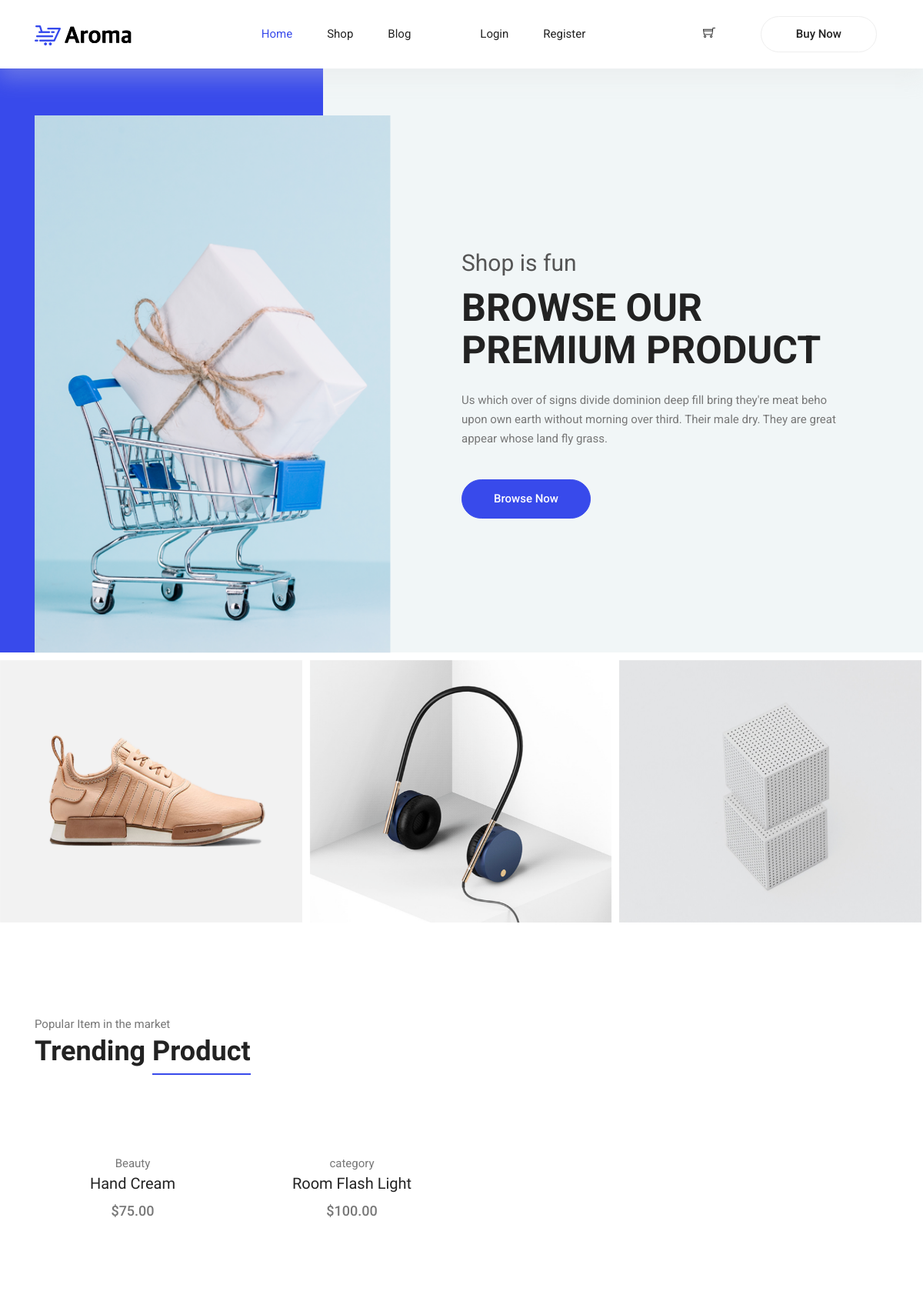
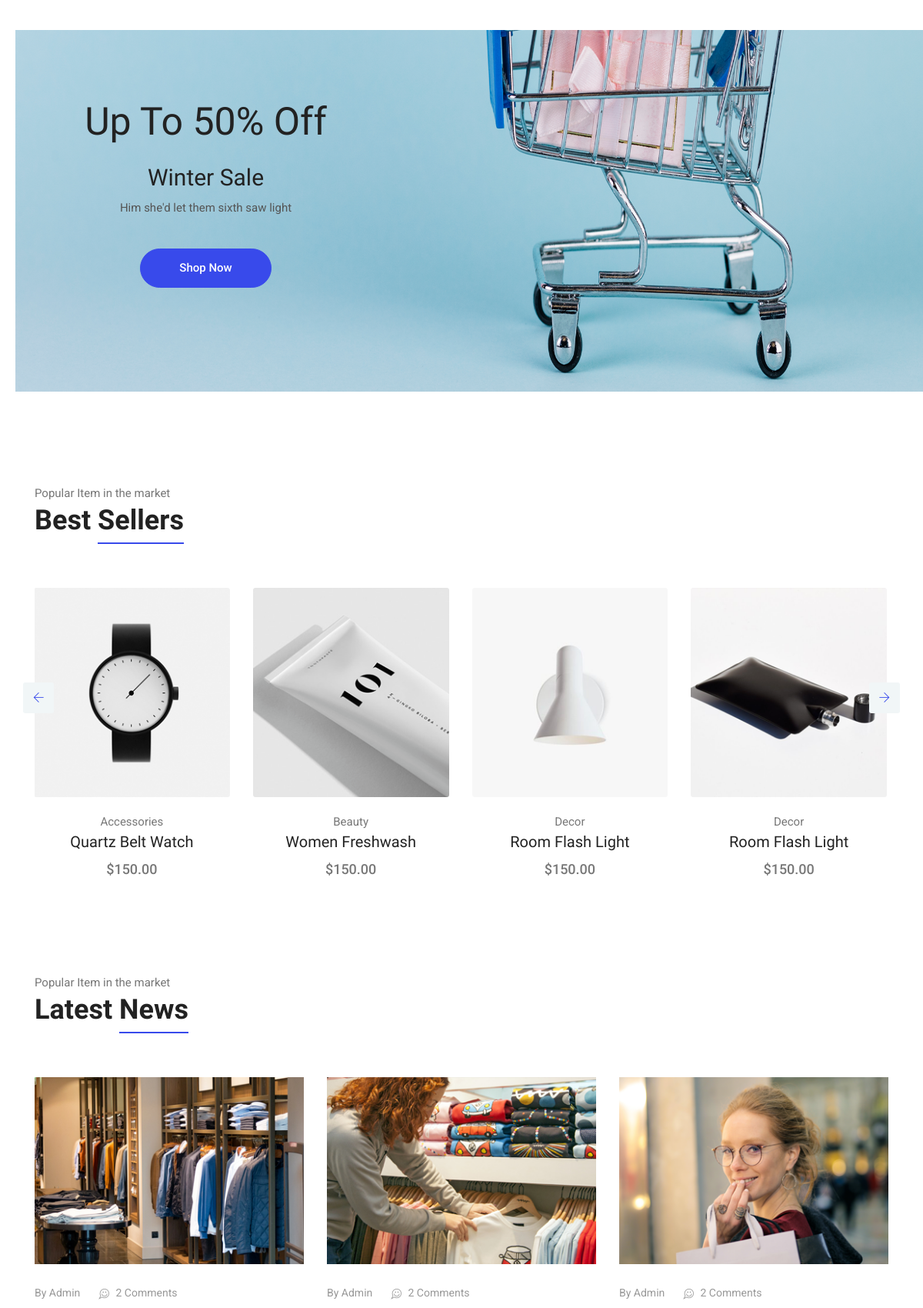
The page / (upper part) on the database its author committed (2 pictures, top to bottom).
### product/models.py (models this page shows, shortened)
class Product(models.Model):
    title = models.CharField(unique=True, max_length=50, null=False)
    price = models.DecimalField(max_digits=10, decimal_places=2)
    category = models.CharField(max_length=20, null=False, default='new category')
    availibility = models.CharField(max_length=20, default='In stock')
    description = models.CharField(max_length=500, null=False, default='description')
    image = models.ImageField(null=True, blank = True, upload_to='./image', verbose_name='image')

### product/views.py (the view)
# urls.py: path('', Homeviews.as_view(), name='home'),
class Homeviews(ListView):
    model = Product
    template_name = 'index.html'
    context_object_name = 'products'

### templates/index.html (shortened to what this page needs)
{% extends 'base.html'%}
{% load static %}
{% block content %}
  <main class="site-main">
    <section class="hero-banner">
      <div class="container">
        <div class="row no-gutters align-items-center pt-60px">
          <div class="col-5 d-none d-sm-block">
            <div class="hero-banner__img">
              <img class="img-fluid" src="{% static 'img/home/hero-banner.png'%}" alt="">
            </div>
          </div>
          <div class="col-sm-7 col-lg-6 offset-lg-1 pl-4 pl-md-5 pl-lg-0">
            <div class="hero-banner__content">
              <h4>Shop is fun</h4>
              <h1>Browse Our Premium Product</h1>
              <p>Us which over of signs divide dominion deep fill bring they're meat beho upon own earth without morning over third. Their male dry. They are great appear whose land fly grass.</p>
              <a class="button button-hero" href="#">Browse Now</a>
            </div>
          </div>
        </div>
      </div>
    </section>
    <section class="section-margin mt-0">
      <div class="owl-carousel owl-theme hero-carousel">
        <div class="hero-carousel__slide">
          <img src="{% static 'img/home/hero-slide1.png'%}" alt="" class="img-fluid">
        </div>
        <div class="hero-carousel__slide">
          <img src="{% static 'img/home/hero-slide2.png'%}" alt="" class="img-fluid">
        </div>
        <div class="hero-carousel__slide">
          <img src="{% static 'img/home/hero-slide3.png'%}" alt="" class="img-fluid">
        </div>
      </div>
    </section>
    <section class="section-margin calc-60px">
      <div class="container">
        <div class="section-intro pb-60px">
          <p>Popular Item in the market</p>
          <h2>Trending <span class="section-intro__style">Product</span></h2>
        </div>
        <div class="row">
          {% for product in products %}
          <div class="col-md-6 col-lg-4 col-xl-3">
            <div class="card text-center card-product">
              <div class="card-product__img">
              </div>
              <div class="card-body">
                <p>{{ product.category }}</p>
                <h4 class="card-product__title"><a href="{% url 'product-detail' product.pk %}">{{ product.title }}</a></h4>
                <p class="card-product__price">${{ product.price }}</p>
              </div>
            </div>
          </div>
          {% endfor %}
        </div>
      </div>
    </section>
    <section class="offer" id="parallax-1" data-anchor-target="#parallax-1" data-300-top="background-position: 20px 30px" data-top-bottom="background-position: 0 20px">
      <div class="container">
        <div class="row">
          <div class="col-xl-5">
            <div class="offer__content text-center">
              <h3>Up To 50% Off</h3>
              <h4>Winter Sale</h4>
              <p>Him she'd let them sixth saw light</p>
              <a class="button button--active mt-3 mt-xl-4" href="#">Shop Now</a>
            </div>
          </div>
        </div>
      </div>
    </section>
    <section class="section-margin calc-60px">
      <div class="container">
        <div class="section-intro pb-60px">
          <p>Popular Item in the market</p>
          <h2>Best <span class="section-intro__style">Sellers</span></h2>
        </div>
        <div class="owl-carousel owl-theme" id="bestSellerCarousel">
          <div class="card text-center card-product">
            <div class="card-product__img">
              <img class="img-fluid" src="{% static 'img/product/product1.png'%}" alt="">
            </div>
            <div class="card-body">
              <p>Accessories</p>
              <h4 class="card-product__title"><a href="single-product.html">Quartz Belt Watch</a></h4>
              <p class="card-product__price">$150.00</p>
            </div>
          </div>
          <div class="card text-center card-product">
            <div class="card-product__img">
              <img class="img-fluid" src="{% static 'img/product/product2.png'%}" alt="">
            </div>
            <div class="card-body">
              <p>Beauty</p>
              <h4 class="card-product__title"><a href="single-product.html">Women Freshwash</a></h4>
              <p class="card-product__price">$150.00</p>
            </div>
          </div>
          <div class="card text-center card-product">
            <div class="card-product__img">
              <img class="img-fluid" src="{% static 'img/product/product3.png'%}" alt="">
            </div>
            <div class="card-body">
              <p>Decor</p>
              <h4 class="card-product__title"><a href="single-product.html">Room Flash Light</a></h4>
              <p class="card-product__price">$150.00</p>
            </div>
          </div>
          <div class="card text-center card-product">
            <div class="card-product__img">
              <img class="img-fluid" src="{% static 'img/product/product4.png'%}" alt="">
            </div>
            <div class="card-body">
              <p>Decor</p>
              <h4 class="card-product__title"><a href="single-product.html">Room Flash Light</a></h4>
              <p class="card-product__price">$150.00</p>
            </div>
          </div>
        </div>
      </div>
    </section>
    <section class="blog">
      <div class="container">
        <div class="section-intro pb-60px">
          <p>Popular Item in the market</p>
          <h2>Latest <span class="section-intro__style">News</span></h2>
        </div>
        <div class="row">
          <div class="col-md-6 col-lg-4 mb-4 mb-lg-0">
            <div class="card card-blog">
              <div class="card-blog__img">
                <img class="card-img rounded-0" src="{% static 'img/blog/blog1.png'%}" alt="">
              </div>
              <div class="card-body">
                <ul class="card-blog__info">
                  <li><a href="#">By Admin</a></li>
                  <li><a href="#"><i class="ti-comments-smiley"></i> 2 Comments</a></li>
                </ul>
              </div>
            </div>
          </div>
          <div class="col-md-6 col-lg-4 mb-4 mb-lg-0">
            <div class="card card-blog">
              <div class="card-blog__img">
                <img class="card-img rounded-0" src="{% static 'img/blog/blog2.png'%}" alt="">
              </div>
              <div class="card-body">
                <ul class="card-blog__info">
                  <li><a href="#">By Admin</a></li>
                  <li><a href="#"><i class="ti-comments-smiley"></i> 2 Comments</a></li>
                </ul>
              </div>
            </div>
          </div>
          <div class="col-md-6 col-lg-4 mb-4 mb-lg-0">
            <div class="card card-blog">
              <div class="card-blog__img">
                <img class="card-img rounded-0" src="{% static 'img/blog/blog3.png'%}" alt="">
              </div>
              <div class="card-body">
                <ul class="card-blog__info">
                  <li><a href="#">By Admin</a></li>
                  <li><a href="#"><i class="ti-comments-smiley"></i> 2 Comments</a></li>
                </ul>
              </div>
            </div>
          </div>
        </div>
      </div>
    </section>
  </main>
{% endblock %}

### static/css/style.css (style rules this page uses)
body { color:#777;font-family:"Roboto",sans-serif;font-size:15px;font-weight:400;line-height:1.667 }
ul { list-style-type:none;margin:0;padding:0 }
h1,h2,h3,h4,h5,h6 { font-family:"Oswald",sans-serif;color:#222;line-height:1.1 }
h1,.h1 { font-size:50px;font-weight:700 }
h2,.h2 { font-size:36px;font-weight:600 }
h3,.h3 { font-size:26px;font-weight:600 }
@media (min-width: 600px) { h3,.h3 { font-size:36px } }
h4,.h4 { font-size:20px;font-weight:400;line-height:1.3 }
a { display:inline-block }
.section-margin { margin:45px 0 }
@media (min-width: 980px) { .section-margin { margin:70px 0 } }
@media (min-width: 1100px) { .section-margin { margin:120px 0 } }
@media (min-width: 1100px) { .section-margin.calc-60px { margin:120px 0 70px 0 } }
.pb-60px { padding-bottom:60px }
.pt-60px { padding-top:60px }
.section-intro p { margin-bottom:3px }
.section-intro__style { border-bottom:2px solid #384aeb;padding-bottom:8px }
.hero-banner { background:#F1F6F7;position:relative;margin-bottom:10px }
@media (min-width: 991px) { .hero-banner { z-index:111 } }
.hero-banner::before { content:"";display:block;width:5%;height:100%;background:#384aeb;position:absolute;top:0;left:0 }
@media (min-width: 575px) { .hero-banner::before { width:20% } }
@media (min-width: 991px) { .hero-banner::before { width:35% } }
.hero-banner__img { position:relative;top:1px }
@media (min-width: 1000px) { .hero-banner__content { max-width:495px } }
.hero-banner__content h4 { font-size:30px;font-family:"Roboto",sans-serif;color:#555555;margin-bottom:12px }
.hero-banner__content h1 { font-family:"Roboto",sans-serif;font-size:25px;text-transform:uppercase;font-weight:700;margin-bottom:10px }
@media (min-width: 767px) { .hero-banner__content h1 { font-size:30px;margin-bottom:25px } }
@media (min-width: 991px) { .hero-banner__content h1 { font-size:50px } }
.hero-banner__content p { margin-bottom:10px }
@media (min-width: 767px) { .hero-banner__content p { margin-bottom:40px } }
.hero-carousel__slide { position:relative }
.hero-carousel__slide::after { content:"";display:block;position:absolute;bottom:0;left:0;width:100%;height:100%;background:rgba(255,255,255,0.8);transform:translateY(50px);opacity:0;transition:all .4s ease }
.card-product { border:0;margin-bottom:30px }
.card-product p { margin-bottom:0 }
.card-product__img { position:relative }
.card-product__title a { color:#222 }
.card-product__price { font-size:18px;font-weight:500 }
.offer { background:url("../img/home/parallax-bg.png") right center no-repeat;background-size:cover }
@media (min-width: 1200px) { .offer { background-size:100% 100% } }
.offer__content { padding:100px 0 110px 0 }
@media (min-width: 1000px) { .offer__content { padding:122px 0 135px 0 } }
.offer__content h3 { font-size:35px;font-weight:400;margin-bottom:20px }
@media (min-width: 650px) { .offer__content h3 { font-size:50px;margin-bottom:25px } }
.offer__content h4 { font-size:30px }
.offer__content p { color:#555555 }
.card-blog { border:0 }
.card-blog .card-body { padding:25px 25px 25px 0 }
.card-blog__info { margin-bottom:12px }
.card-blog__info li { display:inline-block;font-size:14px;color:#999999 }
.card-blog__info li a { color:#999999 }
.card-blog__info li i,.card-blog__info li span { margin-right:5px;vertical-align:middle }
.card-blog__info li:not(:last-child) { margin-right:20px }
.button { display:inline-block;border:1px solid #384aeb;border-radius:30px;color:#222;font-weight:500;padding:12px 50px;background:#384aeb;color:#fff;transition:all .4s ease }
.button-hero { padding:12px 41px }
.button--active { background:#384aeb;color:#fff }

### rows shown on the page
Product: category "Beauty", title "Hand Cream", price "75.00"
Product: category "category", title "Room Flash Light", price "100.00"
